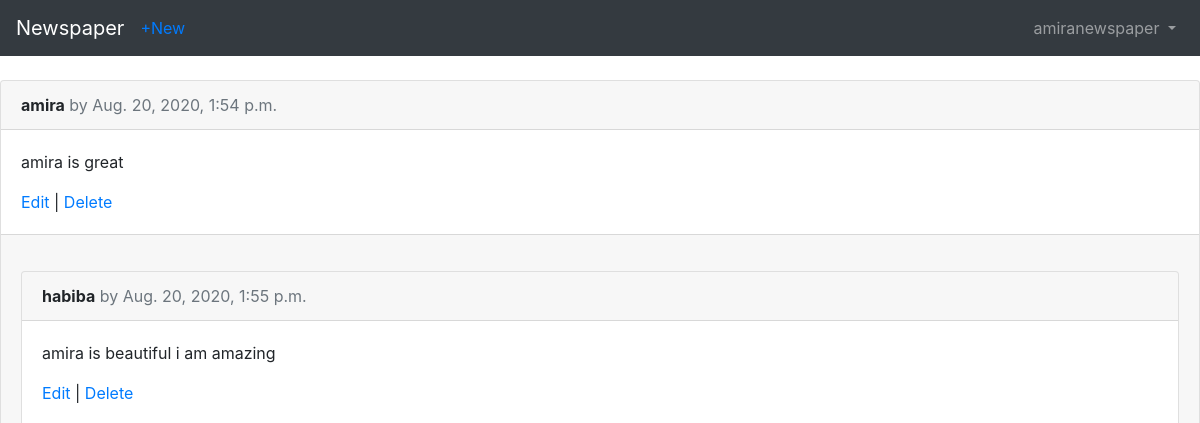
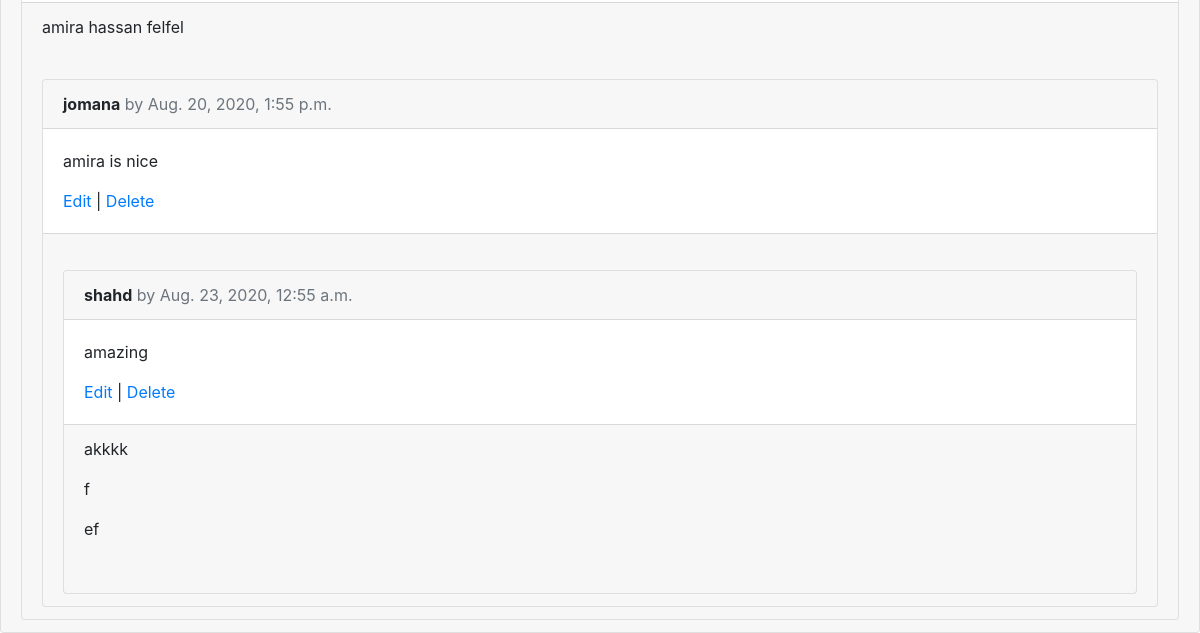
/articles/ (signed in), run on an earlier commit of the app's database (2 pictures, top to bottom).
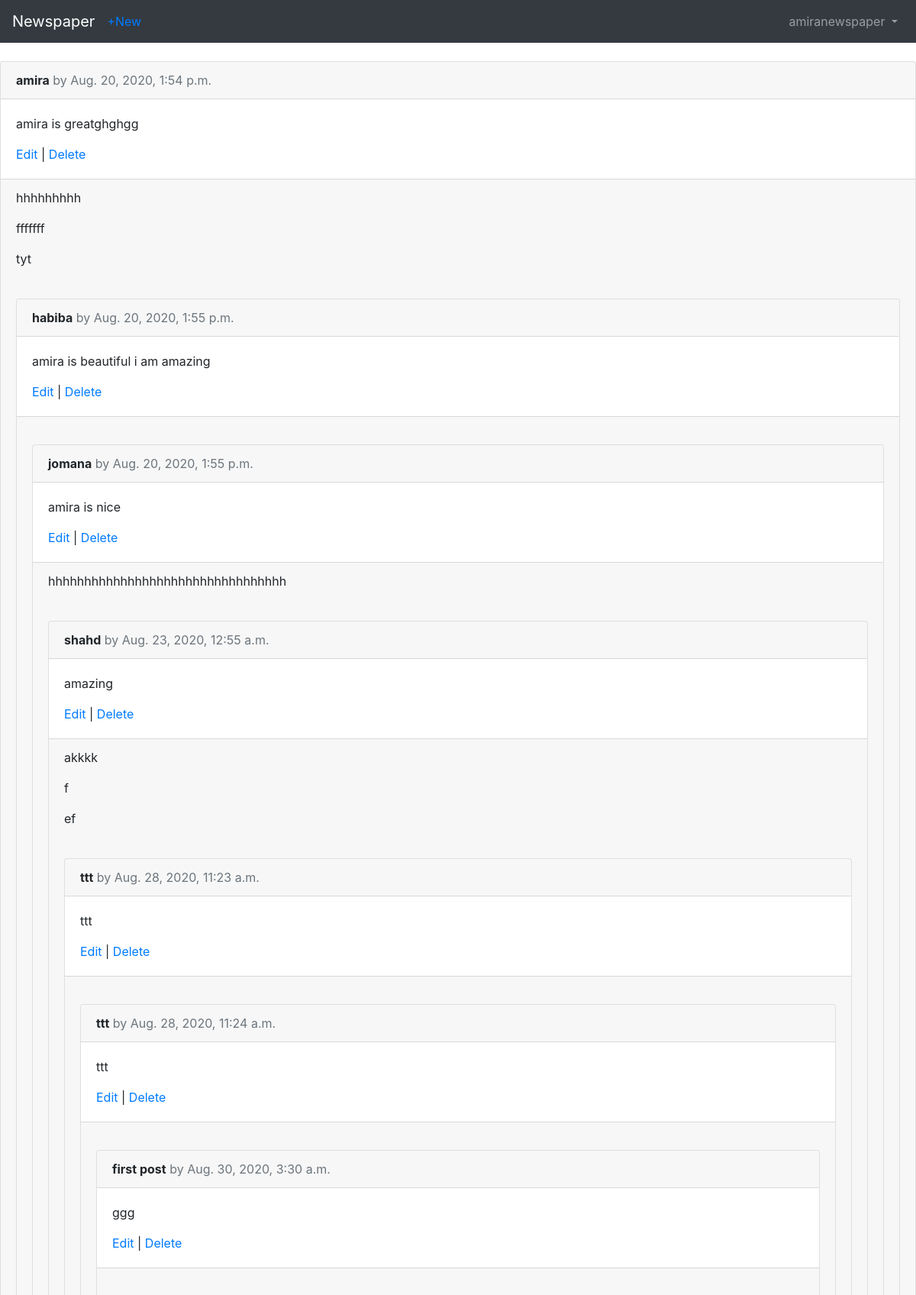
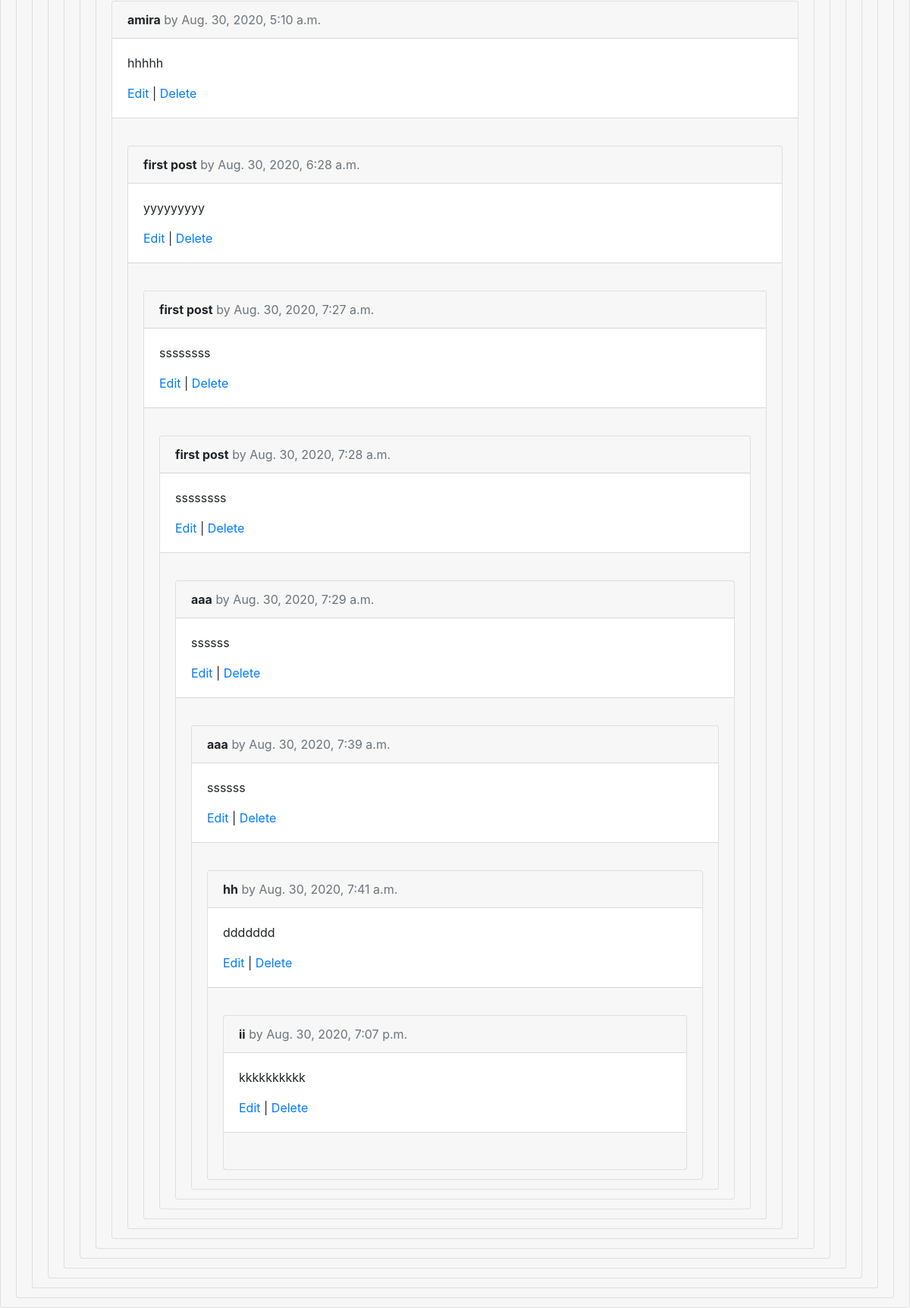
And on a later commit of the database (2 pictures, top to bottom).
### articles/models.py (models this page shows, shortened)
class Article(models.Model):
    title=models.CharField(max_length=255)
    body=models.TextField()
    date=models.DateTimeField(auto_now_add=True)
    auther=models.ForeignKey(get_user_model(), on_delete=models.CASCADE,)

class Comment(models.Model):
    article=models.ForeignKey(
        Article,on_delete=models.CASCADE,related_name="comments"
    )
    comment=models.CharField(max_length=140)
    author=models.ForeignKey(get_user_model(),on_delete=models.CASCADE)
    def __str__(self):
        return self.comment

### articles/views.py (the view)
# urls.py: path("",ArticleListView.as_view(),name="article_list"),
class ArticleListView(LoginRequiredMixin,ListView):
    model=Article
    template_name="article_list.html"
    login_url="login"

### templates/article_list.html (shortened to what this page needs)
{% extends 'base.html' %}
{% block content %}
    {% for article  in object_list %}
         <div class="card">
         <div class="card-header">
              <span class="font-weight-bold">{{article.title}}</span>
              <span class="text-muted"> by {{article.date}}</span>
         </div>
         <div class="card-body">
              <p>{{article.body}}</p>
              <a href ={% url 'article_edit' article.pk %}>Edit</a> |
              <a href ={% url 'article_delete' article.pk %}>Delete</a>
         </div>
         <div class="card-footer">
         {% for comment  in article.comments.all %}
            <p>
               {{comment}}
            </p>
         {% endfor %}
    <br>
    {% endfor %}
{% endblock content %}

What changed in the data, as far as the page shows it:
changed Article: body "amira is great" → "amira is greatghghgg"
added Comment: comment "hhhhhhhhh", shown under Article "amira"
added Comment: comment "fffffff", shown under Article "amira"
added Comment: comment "tyt", shown under Article "amira"
changed Article "habiba": loses Comment (comment "amira hassan felfel")
changed Article "jomana": gains Comment (comment "hhhhhhhhhhhhhhhhhhhhhhhhhhhhhhhhh")
added Article: title "ttt", date "Aug. 28, 2020, 11:23 a.m.", body "ttt"
added Article: title "ttt", date "Aug. 28, 2020, 11:24 a.m.", body "ttt"
added Article: title "first post", date "Aug. 30, 2020, 3:30 a.m.", body "ggg"
added Article: title "amira", date "Aug. 30, 2020, 5:10 a.m.", body "hhhhh"
added Article: title "first post", date "Aug. 30, 2020, 6:28 a.m.", body "yyyyyyyyy"
added Article: title "first post", date "Aug. 30, 2020, 7:27 a.m.", body "ssssssss"
added Article: title "first post", date "Aug. 30, 2020, 7:28 a.m.", body "ssssssss"
added Article: title "aaa", date "Aug. 30, 2020, 7:29 a.m.", body "ssssss"
added Article: title "aaa", date "Aug. 30, 2020, 7:39 a.m.", body "ssssss"
added Article: title "hh", date "Aug. 30, 2020, 7:41 a.m.", body "ddddddd"
added Article: title "ii", date "Aug. 30, 2020, 7:07 p.m.", body "kkkkkkkkkk"
